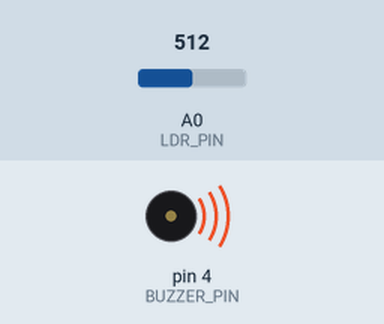
Recording of a sketch running on a simulated Arduino Uno, built with avr-gcc and run on an emulated ATmega328P. Shown: buzzer (waves = sounding). The test bench sets the inputs (shaded band); at power-on: A0 (LDR_PIN) = 512.

Above: at 0.1 s.
Timing chart, 0 to 1.6 s (numbered marks = the images above):
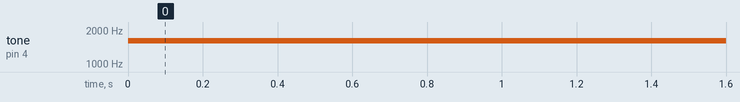

The sketch:

pisk.ino
```cpp
#define BUZZER_PIN 4
#define LDR_PIN A0
void setup() {
  pinMode(BUZZER_PIN,OUTPUT);

}

void loop() {
  int val, frequency;
  val = analogRead(LDR_PIN);
  frequency = map(val, 0, 4500, 1500, 2500);
  tone (BUZZER_PIN, frequency, 20);


}
```

Measured:
- by itself, tone on pin 4 (BUZZER_PIN): silent → 1613 Hz at 0.00 s
